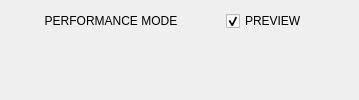
      <widget class="QWidget" name="pagePerf">
       <property name="statusTip">
        <string>Performance preview|While in performance mode, you can take benefits of the multiple display outputs. For example, you can make a video projection of the score on the second video output while keeping a preview and a control of your score on your laptop main display.</string>
       </property>
       <property name="styleSheet">
        <string notr="true"/>
       </property>
       <layout class="QVBoxLayout" name="verticalLayout" stretch="0,300">
        <property name="spacing">
         <number>0</number>
        </property>
        <item>
         <layout class="QHBoxLayout" name="performanceLayout">
          <property name="spacing">
           <number>15</number>
          </property>
          <item>
           <widget class="QLabel" name="performanceModeLabel">
            <property name="minimumSize">
             <size>
              <width>200</width>
              <height>20</height>
             </size>
            </property>
            <property name="maximumSize">
             <size>
              <width>16777215</width>
              <height>20</height>
             </size>
            </property>
            <property name="styleSheet">
             <string notr="true">font: 75 11pt &quot;Arial&quot;;</string>
            </property>
            <property name="text">
             <string>PERFORMANCE MODE</string>
            </property>
            <property name="alignment">
             <set>Qt::AlignCenter</set>
            </property>
           </widget>
          </item>
          <item>
           <widget class="QCheckBox" name="performancePreview">
            <property name="statusTip">
             <string>Allows you to keep a video thumbnail in the IanniX main window</string>
            </property>
            <property name="text">
             <string>PREVIEW</string>
            </property>
            <property name="checked">
             <bool>true</bool>
            </property>
           </widget>
          </item>
          <item>
           <spacer name="horizontalSpacer">
            <property name="orientation">
             <enum>Qt::Horizontal</enum>
            </property>
            <property name="sizeHint" stdset="0">
             <size>
              <width>40</width>
              <height>20</height>
             </size>
            </property>
           </spacer>
          </item>
         </layout>
        </item>
        <item>
         <widget class="UiRenderPreview" name="renderPreview" native="true"/>
        </item>
       </layout>
      </widget>
